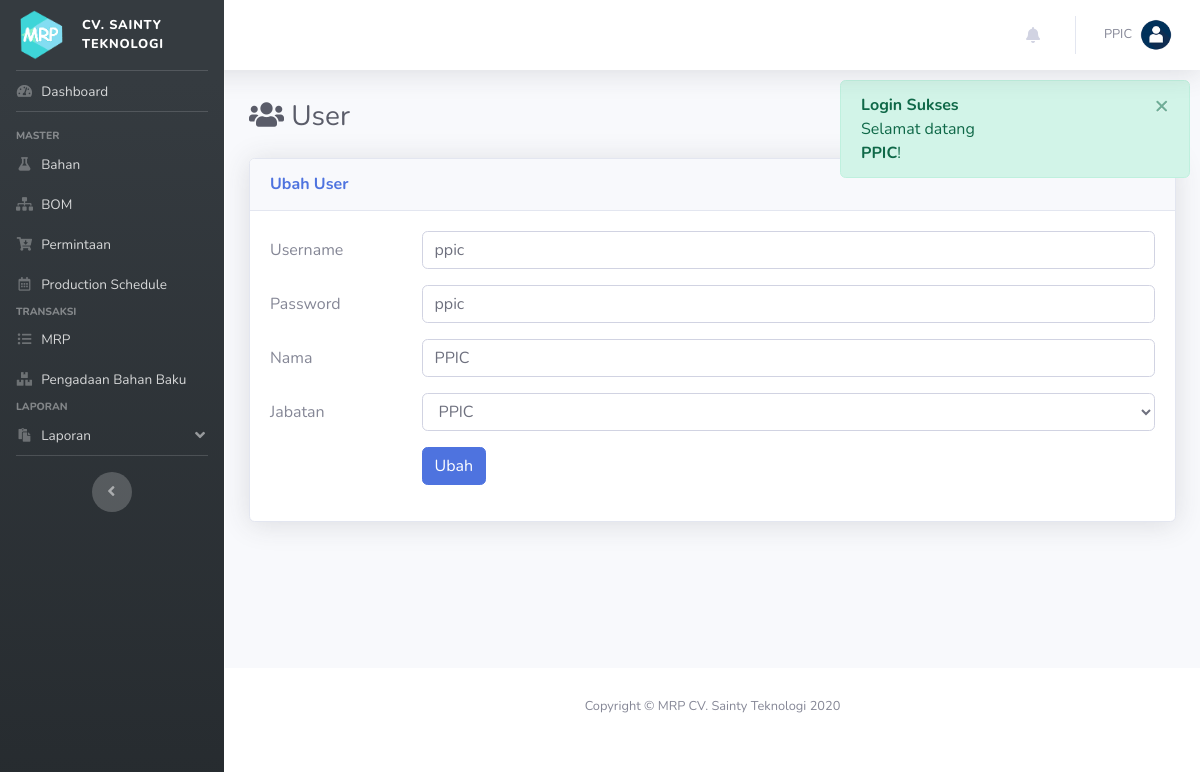
The app's page /index.php?p=user&ket=ubah&id=4 (signed in) with its own data.
### tables this page shows
CREATE TABLE IF NOT EXISTS `user` (
  `id_user` int(11) NOT NULL AUTO_INCREMENT,
  `username` varchar(50) DEFAULT NULL,
  `password` varchar(50) DEFAULT NULL,
  `nama_user` varchar(200) DEFAULT NULL,
  `jabatan` char(1) DEFAULT NULL,
  PRIMARY KEY (`id_user`),
  UNIQUE KEY `username` (`username`)
);

### config/koneksi.php (called while the page is built, shortened)
<?php
	function get_jabatan($id = null){
		$jab = ["Atasan", "PPIC", "Gudang", "Pengadaan", "Produksi", "Admin Web"];
		if(is_null($id)){
			return $jab;
		}else{
			return $jab[$id];
		}
	}
?>

### pages/user.php (the view, shortened to what this page needs)
<div class="d-sm-flex align-items-center justify-content-between mb-4">
    <h1 class="h3 mb-0 text-gray-800"> <i class="fa fa-users"></i> User</h1>
</div>
<?php
	$ket = "Data";
	if(isset($_GET['ket'])){
		$ket = $_GET['ket'];
		$form = $ket;
		if($ket == "ubah"){
			$id = $_GET['id'];
			$sql = "SELECT * FROM user WHERE id_user = $id ";
			$q = mysqli_query($con, $sql);
			$row = mysqli_fetch_array($q);
            $username = $row['username'];
            $password = $row['password'];
            $nama_user = $row['nama_user'];
            $jabatan = $row['jabatan'];
		}
	}
?>
<div class="row row_angket">
	<div class="col mb-4">
		<div class="card shadow mb-4">
            <div class="card-header py-3 d-flex flex-row align-items-center justify-content-between">
                <h6 class="m-0 font-weight-bold text-primary"><?= ucfirst($ket); ?> User</h6>
            </div>
            <div class="card-body">
            <?php
            	if(!isset($form)):
            ?>
            	<table class="table dataTable">
            		<thead>
            			<tr>
            				<th>No</th>
                            <th>Username</th>
            				<th>Nama</th>
            				<th>Jabatan</th>
            				<th>Aksi</th>
            			</tr>
            		</thead>
            		<tbody>
            		<?php
            			$i=0;
            			$sql = "SELECT * FROM user";
            			$q = mysqli_query($con, $sql);
            			while($row = mysqli_fetch_array($q)):
            		?>
            			<tr>
            				<td><?= ++$i; ?></td>
                            <td><?= $row['username']; ?></td>
                            <td><?= $row['nama_user']; ?></td>
                            <td><?= get_jabatan($row['jabatan']); ?></td>
            				<td>
                                <a href="index.php?p=user&ket=ubah&id=<?= $row['id_user'] ?>" class="btn btn-sm btn-primary" data-toggle="tooltip" data-placement="top" title="Ubah Data"><i class="fa fa-pencil-alt"></i></a>
                                <?php if($row['jabatan'] != 5): ?>
                                <button type="button" class="btn btn-sm btn-danger btn-hapus" data-id="<?= $row['id_user'] ?>" data-toggle="tooltip" data-placement="top" title="Hapus">
                                    <i class="fa fa-trash"></i>
                                </button>
                                <?php endif; ?>
                            </td>
            			</tr>
            		<?php endwhile; ?>
            		</tbody>
            	</table>
            	<?php else: ?>
            	<form method="post" action="models/p_user.php">
                    <div class="form-group row">
                        <label for="username" class="col-sm-2 col-form-label">Username</label>
                        <div class="col-sm-10">
                            <input type="text" class="form-control" name="username" id="username" placeholder="Username" value="<?= isset($username)?$username:''; ?>" required>
                        </div>
                    </div>
                    <div class="form-group row">
                        <label for="password" class="col-sm-2 col-form-label">Password</label>
                        <div class="col-sm-10">
                            <input type="text" class="form-control" name="password" id="password" placeholder="Password" value="<?= isset($password)?$password:''; ?>" required>
                        </div>
                    </div>
                    <div class="form-group row">
                        <label for="nama_user" class="col-sm-2 col-form-label">Nama</label>
                        <div class="col-sm-10">
                            <input type="text" class="form-control" name="nama_user" id="nama_user" placeholder="Nama" value="<?= isset($nama_user)?$nama_user:''; ?>" required>
                        </div>
                    </div>
                    <div class="form-group row">
                        <label for="jabatan" class="col-sm-2 col-form-label">Jabatan</label>
                        <div class="col-sm-10">
                            <select class="form-control" name="jabatan" id="jabatan" required>
                                <?php
                                    $jab = get_jabatan();
                                    foreach ($jab as $k => $v) {
                                        $sel = "";
                                        if(isset($jabatan) && $jabatan==$k){
                                            $sel = 'selected';
                                        }
                                        echo '<option value="'.$k.'" '.$sel.'>'.$v.'</option>';
                                    }
                                ?>
                            </select>
                        </div>
                    </div>
                    <div class="form-group row">
                        <div class="col-sm-10 offset-md-2">
                            <input type="submit" class="btn btn-primary" name="btnSimpan" value="<?= ucfirst($form); ?>">
                        </div>
                    </div>
				</form>
            	<?php endif; ?>
            </div>
        </div>
    </div>
</div>

### records on screen
user: username "ppic", password "ppic", nama_user "PPIC"

### other values on screen
$v['group'] "MASTER"
$b['text'] "Bahan"
$b['text'] "BOM"
$b['text'] "Permintaan"
$b['text'] "Production Schedule"
$v['group'] "TRANSAKSI"
$b['text'] "MRP"
$b['text'] "Pengadaan Bahan Baku"
$v['group'] "LAPORAN"
$b['text'] "Laporan"
$_SESSION['name'] "PPIC"
$ket "Ubah"
$_SESSION["flash"]["head"] "Login Sukses"
$_SESSION["flash"]["msg"] "Selamat datang PPIC !"
form field jabatan "PPIC"
